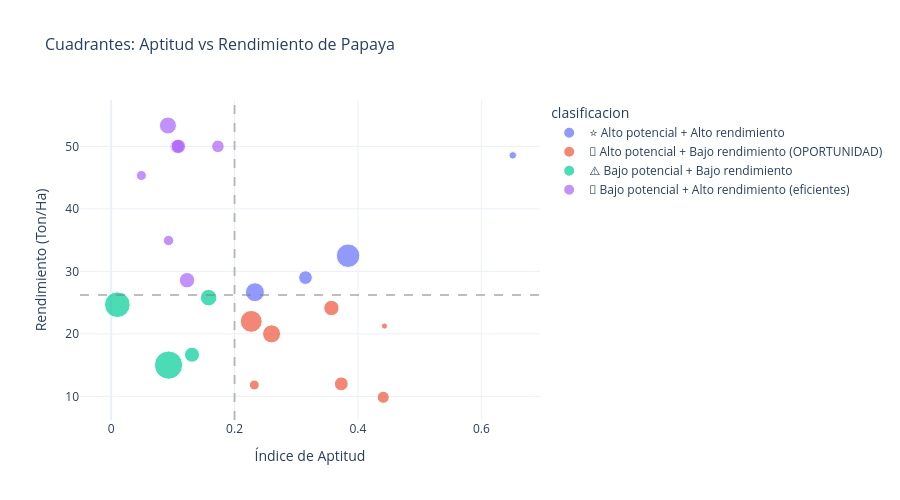

Notebook code cell kept with this figure:
### Markdown cell above
---
## 7️⃣ Municipios con potencial de mejora

### Code cell
# Identificar municipios con alta aptitud pero bajo aprovechamiento actual
# (alta aptitud = mucha área apta, bajo rendimiento = oportunidad de mejora)

try:
    if len(merged) > 0:
        # Clasificar municipios
        apt_median = merged['indice_aptitud_papaya'].median()
        rend_median = merged['rendimiento_promedio'].median()
        
        merged['clasificacion'] = 'Sin clasificar'
        merged.loc[(merged['indice_aptitud_papaya'] >= apt_median) & 
                   (merged['rendimiento_promedio'] >= rend_median), 'clasificacion'] = '⭐ Alto potencial + Alto rendimiento'
        merged.loc[(merged['indice_aptitud_papaya'] >= apt_median) & 
                   (merged['rendimiento_promedio'] < rend_median), 'clasificacion'] = '🎯 Alto potencial + Bajo rendimiento (OPORTUNIDAD)'
        merged.loc[(merged['indice_aptitud_papaya'] < apt_median) & 
                   (merged['rendimiento_promedio'] >= rend_median), 'clasificacion'] = '💪 Bajo potencial + Alto rendimiento (eficientes)'
        merged.loc[(merged['indice_aptitud_papaya'] < apt_median) & 
                   (merged['rendimiento_promedio'] < rend_median), 'clasificacion'] = '⚠️ Bajo potencial + Bajo rendimiento'
        
        # Mostrar clasificación
        print('📋 Clasificación de municipios para papaya:\n')
        for clasif in merged['clasificacion'].unique():
            munis = merged[merged['clasificacion'] == clasif]['municipio'].tolist()
            print(f'  {clasif}:')
            for m in munis:
                row = merged[merged['municipio'] == m].iloc[0]
                print(f'    - {m} (aptitud: {row["indice_aptitud_papaya"]:.3f}, rendimiento: {row["rendimiento_promedio"]:.2f} T/Ha)')
            print()
        
        # Gráfico de cuadrantes
        fig = px.scatter(merged, x='indice_aptitud_papaya', y='rendimiento_promedio',
                        color='clasificacion', hover_name='municipio',
                        size='area_total_ha',
                        title='Cuadrantes: Aptitud vs Rendimiento de Papaya',
                        labels={'indice_aptitud_papaya': 'Índice de Aptitud',
                                'rendimiento_promedio': 'Rendimiento (Ton/Ha)'},
                        template='plotly_white')
        fig.add_hline(y=rend_median, line_dash='dash', line_color='gray', opacity=0.5)
        fig.add_vline(x=apt_median, line_dash='dash', line_color='gray', opacity=0.5)
        fig.update_layout(font=dict(size=12), title_font_size=16, height=500)
        fig.show()
except:
    print('⚠️ Requiere datos de EVA para esta sección')

### Figure 1 — Plotly figure (JSON) as saved in the notebook; plotly's stock layout.template omitted (floating-point values rounded to 4 significant figures)
{"data": [{"hovertemplate": "<b>%{hovertext}</b><br><br>clasificacion=⭐ Alto potencial + Alto rendimiento<br>Índice de Aptitud=%{x}<br>Rendimiento (Ton/Ha)=%{y}<br>area_total_ha=%{marker.size}<extra></extra>", "hovertext": ["Alcalá", "Florida", "Jamundí", "San Pedro"], "legendgroup": "⭐ Alto potencial + Alto rendimiento", "marker": {"color": "#636efa", "size": [6357.0, 40390.0, 62320.0, 21070.0], "sizemode": "area", "sizeref": 225.7, "symbol": "circle"}, "mode": "markers", "name": "⭐ Alto potencial + Alto rendimiento", "orientation": "v", "showlegend": true, "type": "scatter", "x": [0.651, 0.233, 0.384, 0.315], "xaxis": "x", "y": [48.56, 26.67, 32.5, 29.0], "yaxis": "y"}, {"hovertemplate": "<b>%{hovertext}</b><br><br>clasificacion=🎯 Alto potencial + Bajo rendimiento (OPORTUNIDAD)<br>Índice de Aptitud=%{x}<br>Rendimiento (Ton/Ha)=%{y}<br>area_total_ha=%{marker.size}<extra></extra>", "hovertext": ["Andalucía", "Guacarí", "La Victoria", "Obando", "Sevilla", "Ulloa", "Zarzal"], "legendgroup": "🎯 Alto potencial + Bajo rendimiento (OPORTUNIDAD)", "marker": {"color": "#EF553B", "size": [11100.0, 16320.0, 26500.0, 21480.0, 53940.0, 4236.0, 36800.0], "sizemode": "area", "sizeref": 225.7, "symbol": "circle"}, "mode": "markers", "name": "🎯 Alto potencial + Bajo rendimiento (OPORTUNIDAD)", "orientation": "v", "showlegend": true, "type": "scatter", "x": [0.232, 0.441, 0.357, 0.373, 0.227, 0.443, 0.26], "xaxis": "x", "y": [11.82, 9.853, 24.14, 12.0, 22.0, 21.25, 20.0], "yaxis": "y"}, {"hovertemplate": "<b>%{hovertext}</b><br><br>clasificacion=⚠️ Bajo potencial + Bajo rendimiento<br>Índice de Aptitud=%{x}<br>Rendimiento (Ton/Ha)=%{y}<br>area_total_ha=%{marker.size}<extra></extra>", "hovertext": ["Bolívar", "La Cumbre", "Trujillo", "Tuluá"], "legendgroup": "⚠️ Bajo potencial + Bajo rendimiento", "marker": {"color": "#00cc96", "size": [74280.0, 25480.0, 30730.0, 90280.0], "sizemode": "area", "sizeref": 225.7, "symbol": "circle"}, "mode": "markers", "name": "⚠️ Bajo potencial + Bajo rendimiento", "orientation": "v", "showlegend": true, "type": "scatter", "x": [0.01, 0.131, 0.158, 0.093], "xaxis": "x", "y": [24.67, 16.67, 25.8, 15.0], "yaxis": "y"}, {"hovertemplate": "<b>%{hovertext}</b><br><br>clasificacion=💪 Bajo potencial + Alto rendimiento (eficientes)<br>Índice de Aptitud=%{x}<br>Rendimiento (Ton/Ha)=%{y}<br>area_total_ha=%{marker.size}<extra></extra>", "hovertext": ["Ginebra", "La Unión", "Roldanillo", "Toro", "Vijes", "Yotoco", "Yumbo"], "legendgroup": "💪 Bajo potencial + Alto rendimiento (eficientes)", "marker": {"color": "#ab63fa", "size": [26800.0, 12010.0, 23520.0, 17820.0, 11260.0, 32750.0, 23190.0], "sizemode": "area", "sizeref": 225.7, "symbol": "circle"}, "mode": "markers", "name": "💪 Bajo potencial + Alto rendimiento (eficientes)", "orientation": "v", "showlegend": true, "type": "scatter", "x": [0.123, 0.093, 0.107, 0.173, 0.049, 0.092, 0.109], "xaxis": "x", "y": [28.58, 34.94, 50.0, 50.0, 45.33, 53.33, 50.0], "yaxis": "y"}], "layout": {"font": {"size": 12}, "height": 500, "legend": {"itemsizing": "constant", "title": {"text": "clasificacion"}, "tracegroupgap": 0}, "shapes": [{"line": {"color": "gray", "dash": "dash"}, "opacity": 0.5, "type": "line", "x0": 0, "x1": 1, "xref": "x domain", "y0": 26.23, "y1": 26.23, "yref": "y"}, {"line": {"color": "gray", "dash": "dash"}, "opacity": 0.5, "type": "line", "x0": 0.2, "x1": 0.2, "xref": "x", "y0": 0, "y1": 1, "yref": "y domain"}], "title": {"font": {"size": 16}, "text": "Cuadrantes: Aptitud vs Rendimiento de Papaya"}, "xaxis": {"anchor": "y", "domain": [0, 1], "title": {"text": "Índice de Aptitud"}}, "yaxis": {"anchor": "x", "domain": [0, 1], "title": {"text": "Rendimiento (Ton/Ha)"}}}}
